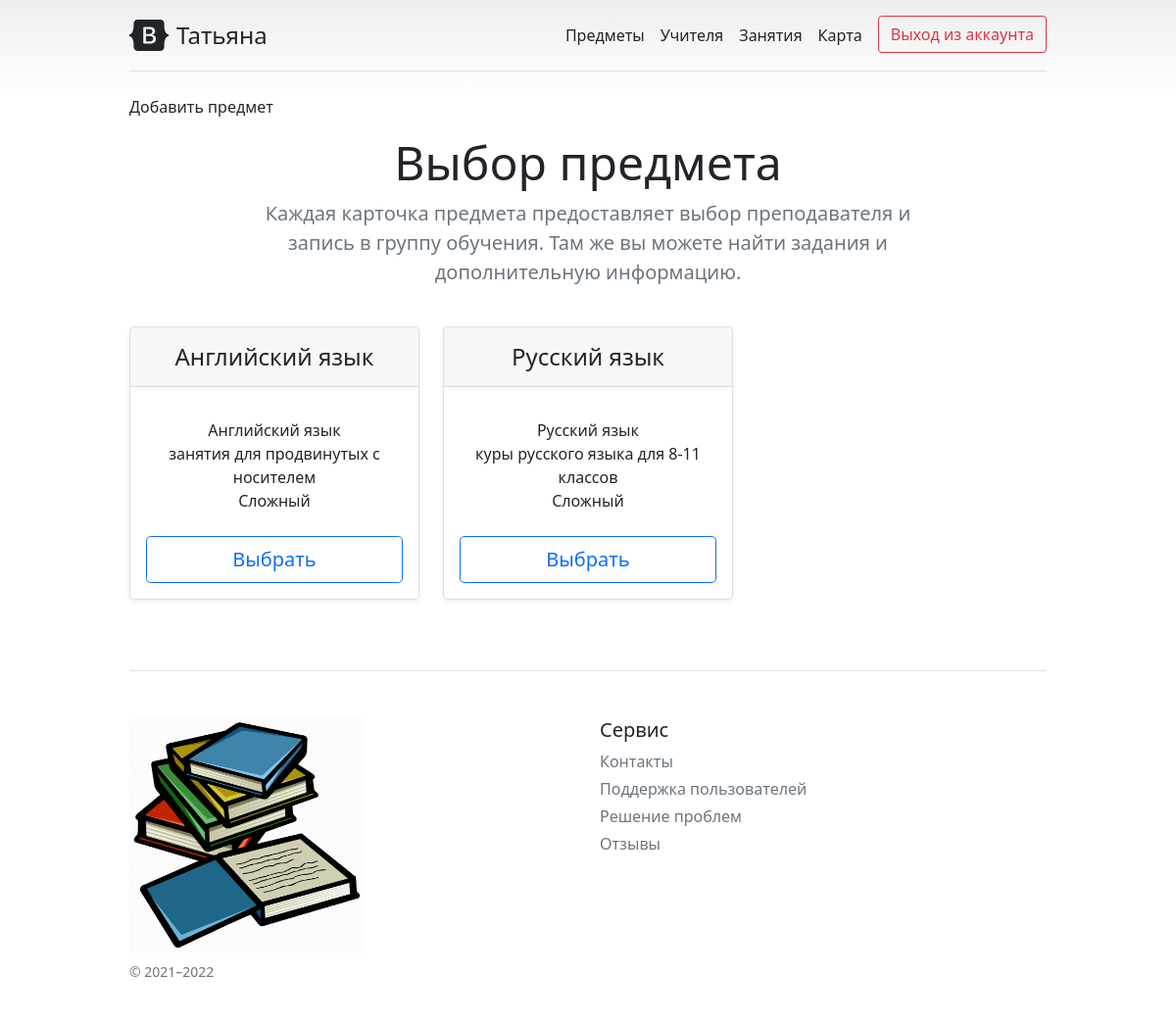
The page / (signed in) on the database its author committed.
### data/users.py (models this page shows, shortened)
class User(SqlAlchemyBase, UserMixin):
    __tablename__ = 'users'
    id = sqlalchemy.Column(sqlalchemy.Integer,
                           primary_key=True, autoincrement=True)
    role = sqlalchemy.Column(sqlalchemy.String, nullable=False)
    surname = sqlalchemy.Column(sqlalchemy.String, nullable=False)
    name = sqlalchemy.Column(sqlalchemy.String, nullable=False)
    age = sqlalchemy.Column(sqlalchemy.Integer, nullable=True)
    phone = sqlalchemy.Column(sqlalchemy.String, nullable=True)
    email = sqlalchemy.Column(sqlalchemy.String,
                              index=True, unique=True, nullable=False)
    about_me = sqlalchemy.Column(sqlalchemy.String, nullable=True)
    hashed_password = sqlalchemy.Column(sqlalchemy.String, nullable=True)

### data/subjects.py (models this page shows)
class Subject(SqlAlchemyBase):
    __tablename__ = 'subject'
    id = sqlalchemy.Column(sqlalchemy.Integer,
                           primary_key=True, autoincrement=True)
    name = sqlalchemy.Column(sqlalchemy.String, nullable=False)
    about = sqlalchemy.Column(sqlalchemy.String, nullable=True)
    is_hard = sqlalchemy.Column(sqlalchemy.Boolean, default=False)
    lesson = orm.relation('Lesson', back_populates='subject')

### main.py (the view)
@app.route("/")
def index():
    db_sess = db_session.create_session()
    subjects = db_sess.query(Subject)
    return render_template("index2.html", subject=subjects)

### data/db_session.py (called while the page is built)
def create_session() -> Session:
    global __factory
    return __factory()

### main.py (called while the page is built)
@login_manager.user_loader
def load_user(user_id):
    db_sess = db_session.create_session()
    return db_sess.query(User).get(user_id)

### templates/index2.html (shortened to what this page needs)
<!doctype html>
<html lang="en">
<head>
    <link href="https://cdn.jsdelivr.net/npm/bootstrap@5.1.3/dist/css/bootstrap.min.css" rel="stylesheet"
>
    <link href="pricing.css" rel="stylesheet">
</head>
<body>
<div class="container py-3">
    <header>
        <div class="d-flex flex-column flex-md-row align-items-center pb-3 mb-4 border-bottom">
            {% if current_user.is_authenticated %}
            <a href="/logout" class="d-flex align-items-center text-dark text-decoration-none">
            <a href="/profile" class="d-flex align-items-center text-dark text-decoration-none">
                <span class="fs-4">{{ current_user.name }}</span>
            </a>
            {% else %}
            <p>
                <a class="btn btn-outline-success" href="/register">Зарегистрироваться</a>
                <a class="btn btn-outline-primary" href="/login">Войти</a>
            </p>
            {% endif %}
            <nav class="d-inline-flex mt-2 mt-md-0 ms-md-auto">
                {% if current_user.is_authenticated %}
                <a class="me-3 py-2 text-dark text-decoration-none" href="subjects">Предметы</a>
                <a class="me-3 py-2 text-dark text-decoration-none" href="teachers">Учителя</a>
                <a class="me-3 py-2 text-dark text-decoration-none" href="#">Занятия</a>
                <a class="me-3 py-2 text-dark text-decoration-none" href="maps">Карта</a>
                <a href="/logout">
                    <button class="btn btn-outline-danger" type="submit">Выход из аккаунта</button>
                </a>
                {% else %}
                <a class="me-3 py-2 text-dark text-decoration-none" href="subjects">Предметы</a>
                <a class="me-3 py-2 text-dark text-decoration-none" href="teachers">Учителя</a>
                <a class="me-3 py-2 text-dark text-decoration-none" href="#">Занятия</a>
                <a class="py-2 text-dark text-decoration-none" href="maps">Карта</a>
                {% endif %}
            </nav>
        </div>
        {% if current_user.role == 'Учитель' %}
        <a class="me-3 py-2 text-dark text-decoration-none" href="#">Добавить предмет</a>
        {% endif %}
        <div class="pricing-header p-3 pb-md-4 mx-auto text-center">
            <h1 class="display-5 fw-normal">Выбор предмета</h1>
            <p class="fs-5 text-muted">Каждая карточка предмета предоставляет выбор преподавателя и запись в группу
                обучения. Там же вы можете найти задания и дополнительную информацию.</p>
        </div>
    </header>
    <main>
        <div class="row row-cols-1 row-cols-md-3 mb-3 text-center">
            {% for item in subject%}
            <div class="col">
                <div class="card mb-4 rounded-3 shadow-sm">
                    <div class="card-header py-3">
                        <h4 class="my-0 fw-normal">{{item.name}}</h4>
                    </div>
                    <div class="card-body">
                        <ul class="list-unstyled mt-3 mb-4">
                            <li>{{item["name"]}}</li>
                            <li>{{item["about"]}}</li>
                            {% if item["is_hard"] %}
                            <li>Сложный</li>
                            {% else %}
                            <li>Легкий</li>
                            {% endif %}
                        </ul>
                        {% if current_user.is_authenticated %}
                        <a href="lesson/{{item.id}}">
                            <button type="button" class="w-100 btn btn-lg btn-outline-primary">
                                Выбрать
                            </button>
                        </a>
                        {% else %}
                        <a href="/register">
                            <button type="button" class="w-100 btn btn-lg btn-outline-primary">
                                Зайдите для того, чтобы просмотреть
                            </button>
                        </a>
                        {% endif %}
                    </div>
                </div>
            </div>
            {%endfor%}
        </div>
    </main>
    <footer class="pt-4 my-md-5 pt-md-5 border-top">
        <div class="row">
            <div class="col-12 col-md">
                <img class="mb-2" src="/static/img/imp.png" alt="" width="240" height="240">
                <small class="d-block mb-3 text-muted">&copy; 2021–2022</small>
            </div>
            <div class="col-6 col-md">
                <h5>Сервис</h5>
                <ul class="list-unstyled text-small">
                    <li class="mb-1"><a class="link-secondary text-decoration-none" href="about_us">Контакты</a></li>
                    <li class="mb-1"><a class="link-secondary text-decoration-none" href="usersupport">Поддержка пользователей</a>
                    </li>
                    <li class="mb-1"><a class="link-secondary text-decoration-none" href="problems">Решение проблем</a></li>
                    <li class="mb-1"><a class="link-secondary text-decoration-none" href="feedback">Отзывы</a></li>
                </ul>
            </div>
        </div>
    </footer>
</div>
</body>
</html>

### templates/pricing.css (style rules this page uses)
body { background-image: linear-gradient(180deg, #eee, #fff 100px, #fff); }
.container { max-width: 960px; }
.pricing-header { max-width: 700px; }

### rows shown on the page
User: name "Татьяна"
Subject: name "Английский язык", about "занятия для продвинутых с носителем", is_hard "Сложный"
Subject: name "Русский язык", about "куры русского языка для 8-11 классов", is_hard "Сложный"
